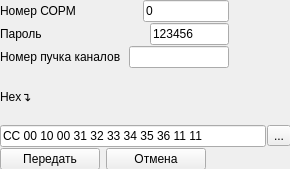
<?xml version="1.0" encoding="UTF-8"?>
<ui version="4.0">
 <class>form_command_16</class>
 <widget class="QWidget" name="form_command_16">
  <property name="geometry">
   <rect>
    <x>0</x>
    <y>0</y>
    <width>290</width>
    <height>169</height>
   </rect>
  </property>
  <property name="windowTitle">
   <string>Команда № 16 «Запрос на передачу информации о соответствии имени пучка каналов и его условного номера»</string>
  </property>
  <widget class="QWidget" name="layoutWidget">
   <property name="geometry">
    <rect>
     <x>0</x>
     <y>0</y>
     <width>291</width>
     <height>170</height>
    </rect>
   </property>
   <layout class="QVBoxLayout" name="verticalLayout">
    <property name="spacing">
     <number>1</number>
    </property>
    <item>
     <layout class="QHBoxLayout" name="horizontalLayout">
      <property name="spacing">
       <number>67</number>
      </property>
      <property name="rightMargin">
       <number>62</number>
      </property>
      <item>
       <widget class="QLabel" name="label">
        <property name="text">
         <string>Номер СОРМ</string>
        </property>
       </widget>
      </item>
      <item>
       <widget class="QLineEdit" name="lineEdit">
        <property name="text">
         <string>0</string>
        </property>
       </widget>
      </item>
     </layout>
    </item>
    <item>
     <layout class="QHBoxLayout" name="horizontalLayout_2">
      <property name="spacing">
       <number>108</number>
      </property>
      <property name="rightMargin">
       <number>62</number>
      </property>
      <item>
       <widget class="QLabel" name="label_2">
        <property name="text">
         <string>Пароль</string>
        </property>
       </widget>
      </item>
      <item>
       <widget class="QLineEdit" name="lineEdit_2">
        <property name="acceptDrops">
         <bool>true</bool>
        </property>
        <property name="layoutDirection">
         <enum>Qt::LeftToRight</enum>
        </property>
        <property name="text">
         <string>123456</string>
        </property>
       </widget>
      </item>
     </layout>
    </item>
    <item>
     <layout class="QHBoxLayout" name="horizontalLayout_5">
      <property name="spacing">
       <number>8</number>
      </property>
      <property name="rightMargin">
       <number>62</number>
      </property>
      <item>
       <widget class="QLabel" name="label_4">
        <property name="text">
         <string>Номер пучка каналов</string>
        </property>
       </widget>
      </item>
      <item>
       <widget class="QLineEdit" name="lineEdit_4"/>
      </item>
     </layout>
    </item>
    <item>
     <widget class="QLabel" name="label_3">
      <property name="text">
       <string>Hex↴</string>
      </property>
     </widget>
    </item>
    <item>
     <layout class="QHBoxLayout" name="horizontalLayout_4">
      <item>
       <widget class="QLineEdit" name="lineEdit_3">
        <property name="text">
         <string>CC 00 10 00 31 32 33 34 35 36 11 11</string>
        </property>
       </widget>
      </item>
      <item>
       <widget class="QToolButton" name="toolButton">
        <property name="text">
         <string>...</string>
        </property>
       </widget>
      </item>
     </layout>
    </item>
    <item>
     <layout class="QHBoxLayout" name="horizontalLayout_3">
      <property name="spacing">
       <number>6</number>
      </property>
      <property name="rightMargin">
       <number>85</number>
      </property>
      <item>
       <widget class="QPushButton" name="pushButton">
        <property name="text">
         <string>Передать</string>
        </property>
       </widget>
      </item>
      <item>
       <widget class="QPushButton" name="pushButton_2">
        <property name="text">
         <string>Отмена</string>
        </property>
       </widget>
      </item>
     </layout>
    </item>
   </layout>
  </widget>
 </widget>
 <resources/>
 <connections/>
</ui>
